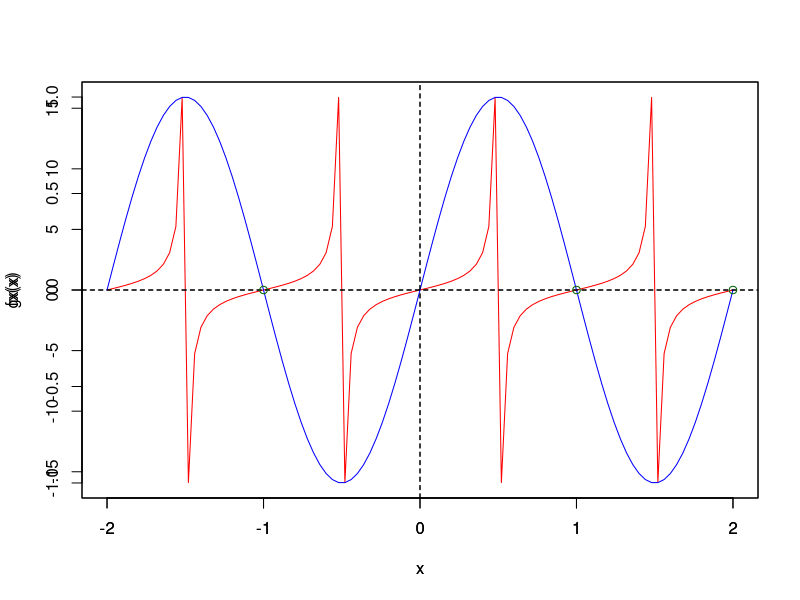

This figure's R source: (Note: this script raises an error after producing the figure.)
#PUNTO 2

fx <- function(x)  tan(pi*x)
gx <- function(x)  sin(pi*x)

curve(fx,-2,2, col="red");abline(h=-0,v=0,lty=2)
par(new=TRUE)
curve(gx,-2,2, col="blue");abline(h=-0,v=0,lty=2)
par(new=TRUE)
points(2,0,col="darkgreen")
par(new=TRUE)
points(1,0,col="darkgreen")
par(new=TRUE)
points(-1,0,col="darkgreen")

#Se igualan las ecuaciones para encontrar la interseccion
Fx<- function(x) tan(pi*x)-sin(pi*x)

#Funcion 2A
funcionraiz<-function(x1,x2)
{
  ERROR=1
  x0=x1-((Fx(x1)*(x1-x2))/(Fx(x1)-Fx(x2)))
  x1=x2
  x2=x0
  contador=0
  while(ERROR>1e-9)
  {
    x3=x1-((Fx(x1)*(x1-x2))/(Fx(x1)-Fx(x2)))
    ERROR=abs((x3-x2)/x3)*100
    cat("iter: ",contador,"\t x=",x3,"\t Error:",ERROR,"\n")
    x1=x2
    x2=x3
    contador=contador+1
  }
  cat("Interseccion en: ",x3,"\n")
}

#Derivada de F(x) para implementar el metodo newton
Dx <- function(x) (((1/cos(pi*x))^2)*pi)-((pi*cos(pi*x))*pi)
#Funcion  2B Mejorado
newtonMejorado<-function(x){
  ERROR=1
  contador=0
  #Aceleracion de Atkins
  while(contador<4 && ERROR>1e-9){
    if(x!=0){ 
      xanterior=x
      x=x-((Fx(x))/Dx(x))
      ERROR=(abs(xanterior-x))/abs(xanterior)
      cat("iter: ",contador,"\t x=",x,"\t Error:",ERROR,"\n")
      if(contador==1)
      {
        x0=x
      }
      else
      {
        if(contador==2)
        {
          x1=x
        } 
        else
        {
          x2=x
        }
      }
    }
    contador=contador+1
  }
  
  while(ERROR>1e-9){
    if(x!=0){
      x3=x2-(((x2-x1)^2)/(x2-(2*x1)+x0))
      x0=x1
      x1=x2
      ERROR=(abs(x2-x3))/abs(x2)
      cat("iter: ",contador,"\t x=",x3,"\t Error:",ERROR,"\n")
      x=x-((Fx(x))/Dx(x))
      x2=x
    }
    contador=contador+1
  }
  cat("Interseccion en: ",x3,"\n")
}


funcionraiz(0.9,1.4)
funcionraiz(1.9,2.4)

newtonMejorado(0.9)
newtonMejorado(1.9)
